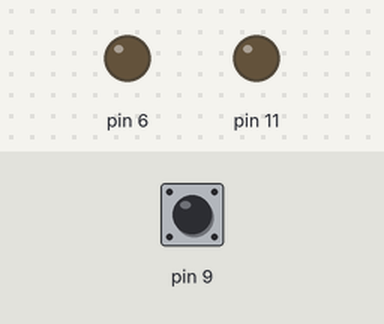
Simulated run of this sketch. Board: Arduino Uno, built with avr-gcc and run on an emulated ATmega328P. Shown: output pins drawn as LEDs (lit = HIGH). Inputs (shaded band) come from the test bench; at power-on: pin 9 HIGH.

Above: at 1.2 s.
1.3 s: pin 9 pulled LOW for 0.15 s
At 1.8 s:
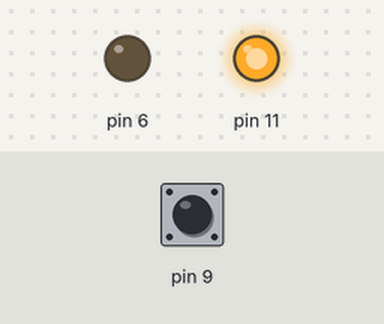
Timing chart, 0 to 4.3 s (numbered marks = the images above; inputs shaded):
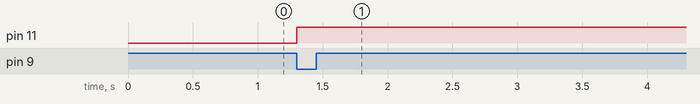

Measured:
- after the input at 1.3 s, pin 11: LOW → HIGH at once

The sketch:

lights.ino
```cpp
void setup() {
  // put your setup code here, to run once:
  pinMode(11, OUTPUT);
  pinMode(6, OUTPUT);
  pinMode(9, INPUT_PULLUP);
}

void loop() {
  // put your main code here, to run repeatedly:
  if(digitalRead(9) == LOW) {
    /*
    for(int i = 0; i < 255; i++) {
      analogWrite(10, i);
    }
    */
    digitalWrite(11, HIGH);
  }

}
```
